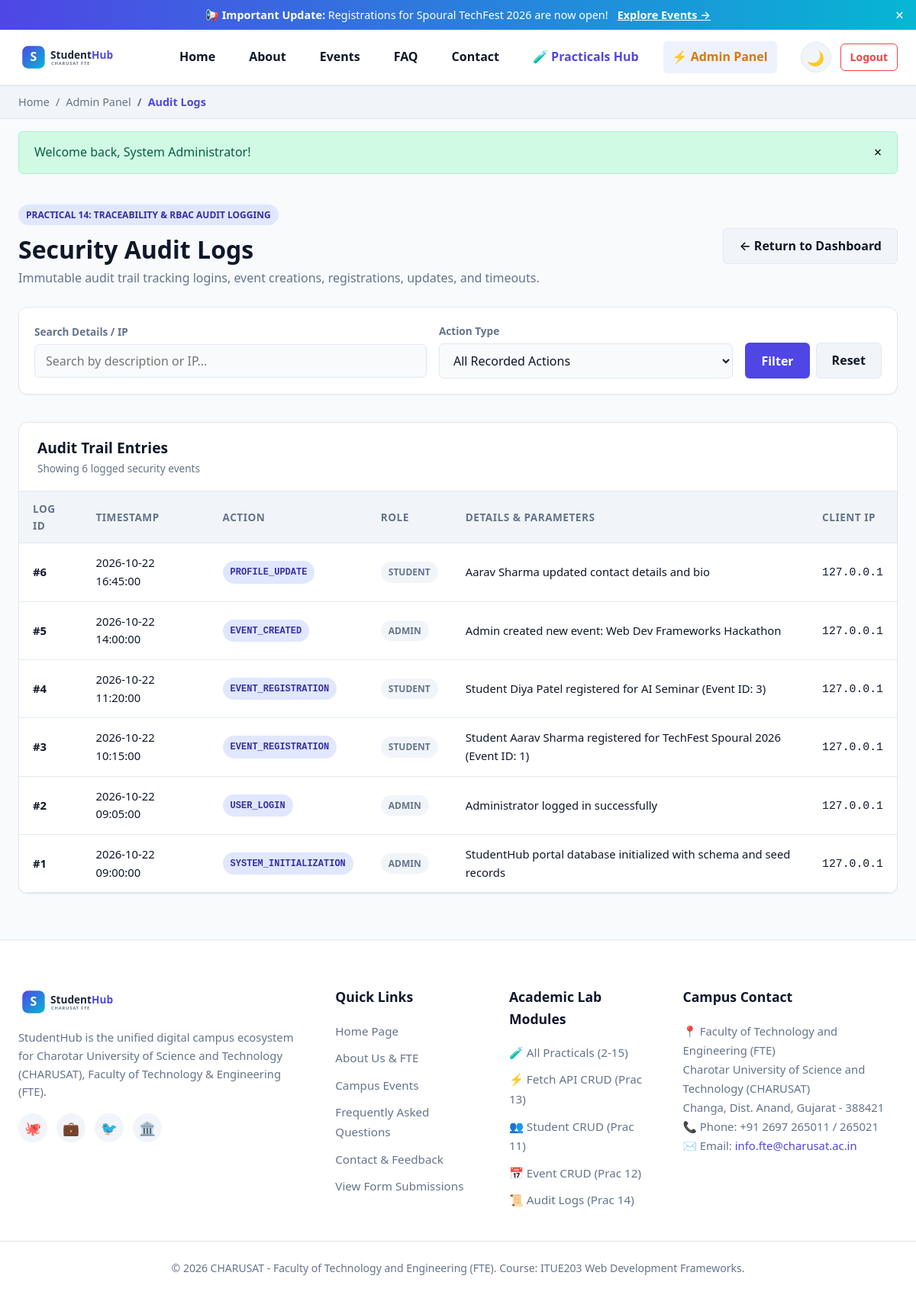
Page /pages/admin_audit.php (signed in) on the committed database.
### tables this page shows
CREATE TABLE IF NOT EXISTS `audit_logs` (
    `id` INT AUTO_INCREMENT PRIMARY KEY,
    `user_id` INT DEFAULT NULL,
    `user_role` VARCHAR(20) DEFAULT 'guest',
    `action` VARCHAR(100) NOT NULL,
    `details` TEXT NOT NULL,
    `ip_address` VARCHAR(45) NOT NULL,
    `created_at` TIMESTAMP DEFAULT CURRENT_TIMESTAMP,
    INDEX `idx_audit_user` (`user_id`),
    INDEX `idx_audit_created` (`created_at`)
);

### config/db.php (called while the page is built, shortened)
<?php
function get_db_connection(): PDO {
    static $pdo = null;
    if ($pdo === null) {
        $dsn = "mysql:host=" . DB_HOST . ";port=" . DB_PORT . ";dbname=" . DB_NAME . ";charset=utf8mb4";
        $options = [
            PDO::ATTR_ERRMODE            => PDO::ERRMODE_EXCEPTION,
            PDO::ATTR_DEFAULT_FETCH_MODE => PDO::FETCH_ASSOC,
            PDO::ATTR_EMULATE_PREPARES   => false,
        ];
        try {
            $pdo = new PDO($dsn, DB_USER, DB_PASS, $options);
        } catch (PDOException $e) {
            error_log("Database Connection Failed: " . $e->getMessage());
            die("<div style='font-family:sans-serif;padding:20px;margin:20px;background:#fee2e2;border:1px solid #ef4444;border-radius:8px;'>
                <h3 style='color:#b91c1c;margin:0 0 10px 0;'>Database Connection Error</h3>
                <p>Could not connect to MySQL database <code>" . htmlspecialchars(DB_NAME) . "</code>.</p>
                <p><strong>Technical details:</strong> " . htmlspecialchars($e->getMessage()) . "</p>
                <p>Please make sure MySQL is running in XAMPP or run <code>setup_database.php</code>.</p>
            </div>");
        }
    }
    return $pdo;
}
function db_query(string $sql, array $params = []): PDOStatement {
    $stmt = get_db_connection()->prepare($sql);
    $stmt->execute($params);
    return $stmt;
}
function db_fetch_all(string $sql, array $params = []): array {
    return db_query($sql, $params)->fetchAll();
}

### pages/admin_audit.php (the view, shortened to what this page needs)
<?php
require_once __DIR__ . '/../config/db.php';
$search = trim($_GET['search'] ?? '');
$where = "WHERE 1=1";
$params = [];
$logs = db_fetch_all("SELECT * FROM audit_logs $where ORDER BY created_at DESC LIMIT 100", $params);
require_once __DIR__ . '/includes/header.php';
?>
<div class="container" style="padding-top:20px; margin-bottom:60px;">
  <div style="display:flex; justify-content:space-between; align-items:center; margin-bottom:24px; flex-wrap:wrap; gap:12px;">
    <div>
      <span class="badge badge-primary">Practical 14: Traceability & RBAC Audit Logging</span>
      <h1 style="font-size:2rem; font-weight:800; margin-top:6px;">Security Audit Logs</h1>
      <p style="color:var(--text-muted);">Immutable audit trail tracking logins, event creations, registrations, updates, and timeouts.</p>
    </div>
    <div>
      <a href="admin_dashboard.php" class="btn btn-secondary">&larr; Return to Dashboard</a>
    </div>
  </div>
  <form method="GET" action="admin_audit.php" class="filter-bar" style="grid-template-columns: 2fr 1.5fr auto;">
    <div class="filter-group">
      <label for="search">Search Details / IP</label>
      <input type="text" id="search" name="search" class="filter-input" placeholder="Search by description or IP..." value="<?= htmlspecialchars($search) ?>">
    </div>
    <div class="filter-group">
      <label for="action">Action Type</label>
      <select id="action" name="action" class="filter-select">
        <option value="all">All Recorded Actions</option>
      </select>
    </div>
    <div style="display:flex; gap:8px; align-self:flex-end;">
      <button type="submit" class="btn btn-primary">Filter</button>
      <a href="admin_audit.php" class="btn btn-secondary">Reset</a>
    </div>
  </form>
  <div class="table-card">
    <div class="table-header">
      <div>
        <h3 style="font-size:1.2rem; font-weight:700;">Audit Trail Entries</h3>
        <p style="font-size:0.85rem; color:var(--text-muted);">Showing <?= count($logs) ?> logged security events</p>
      </div>
    </div>
    <div class="table-responsive">
      <table class="data-table" aria-label="Audit Logs Table">
        <thead>
          <tr>
            <th>Log ID</th>
            <th>Timestamp</th>
            <th>Action</th>
            <th>Role</th>
            <th>Details & Parameters</th>
            <th>Client IP</th>
          </tr>
        </thead>
        <tbody>
          <?php if (empty($logs)): ?>
            <tr><td colspan="6" style="text-align:center; padding:30px; color:var(--text-muted);">No logs match filter.</td></tr>
          <?php else: ?>
            <?php foreach ($logs as $l): ?>
              <tr>
                <td><strong>#<?= $l['id'] ?></strong></td>
                <td><?= date('Y-m-d H:i:s', strtotime($l['created_at'])) ?></td>
                <td><span class="badge badge-primary"><code><?= htmlspecialchars($l['action']) ?></code></span></td>
                <td><span class="badge badge-neutral"><?= htmlspecialchars($l['user_role'] ?? 'guest') ?></span></td>
                <td><?= htmlspecialchars($l['details']) ?></td>
                <td><code><?= htmlspecialchars($l['ip_address']) ?></code></td>
              </tr>
            <?php endforeach; ?>
          <?php endif; ?>
        </tbody>
      </table>
    </div>
  </div>
</div>
<?php require_once __DIR__ . '/includes/footer.php'; ?>

### assets/css/style.css (style rules this page uses)
:root { --font-family: 'Segoe UI', system-ui, -apple-system, BlinkMacSystemFont, Roboto, sans-serif; --primary: #4f46e5; --primary-hover: #4338ca; --primary-light: #eef2ff; --primary-dark: #3730a3; --secondary: #06b6d4; --accent: #f59e0b; --success: #10b981; --danger: #ef4444; --warning: #f97316; --info: #3b82f6; --bg-main: #f8fafc; --bg-card: #ffffff; --bg-alt: #f1f5f9; --text-main: #0f172a; --text-muted: #64748b; --border: #e2e8f0; --shadow-sm: 0 1px 2px 0 rgba(0, 0, 0, 0.05); --shadow: 0 4px 6px -1px rgba(0, 0, 0, 0.1), 0 2px 4px -2px rgba(0, 0, 0, 0.1); --shadow-lg: 0 10px 15px -3px rgba(0, 0, 0, 0.1), 0 4px 6px -4px rgba(0, 0, 0, 0.1); --radius-sm: 6px; --radius: 12px; --radius-lg: 18px; --container-max: 1200px; --transition: all 0.25s cubic-bezier(0.4, 0, 0.2, 1); }
* { box-sizing: border-box; margin: 0; padding: 0; }
body { font-family: var(--font-family); background-color: var(--bg-main); color: var(--text-main); line-height: 1.6; min-height: 100vh; display: flex; flex-direction: column; transition: background-color 0.3s ease, color 0.3s ease; }
a { color: var(--primary); text-decoration: none; transition: var(--transition); }
button, input, select, textarea { font-family: inherit; font-size: 1rem; }
.container { width: 100%; max-width: var(--container-max); margin-left: auto; margin-right: auto; padding-left: 24px; padding-right: 24px; }
.btn { display: inline-flex; align-items: center; justify-content: center; gap: 8px; padding: 10px 20px; border-radius: var(--radius-sm); font-weight: 600; cursor: pointer; border: 1px solid transparent; transition: var(--transition); text-decoration: none; }
.btn-primary { background: var(--primary); color: #ffffff; }
.btn-secondary { background: var(--bg-alt); color: var(--text-main); border-color: var(--border); }
.filter-bar { background: var(--bg-card); border: 1px solid var(--border); border-radius: var(--radius); padding: 20px; margin-bottom: 36px; display: grid; grid-template-columns: 2fr 1fr 1fr auto; gap: 16px; align-items: center; box-shadow: var(--shadow-sm); }
.filter-group { display: flex; flex-direction: column; gap: 6px; }
.filter-group label { font-size: 0.85rem; font-weight: 600; color: var(--text-muted); }
.filter-input, .filter-select { padding: 10px 14px; border: 1px solid var(--border); border-radius: var(--radius-sm); background: var(--bg-main); color: var(--text-main); }
.table-card { background: var(--bg-card); border: 1px solid var(--border); border-radius: var(--radius); overflow: hidden; box-shadow: var(--shadow-sm); margin-bottom: 30px; }
.table-header { padding: 18px 24px; border-bottom: 1px solid var(--border); display: flex; justify-content: space-between; align-items: center; flex-wrap: wrap; gap: 12px; }
.table-responsive { width: 100%; overflow-x: auto; }
.data-table { width: 100%; border-collapse: collapse; text-align: left; }
.data-table th { background: var(--bg-alt); padding: 12px 18px; font-size: 0.85rem; font-weight: 700; color: var(--text-muted); text-transform: uppercase; letter-spacing: 0.5px; border-bottom: 1px solid var(--border); }
.data-table td { padding: 14px 18px; border-bottom: 1px solid var(--border); font-size: 0.925rem; }
.badge { display: inline-block; padding: 4px 10px; border-radius: 20px; font-size: 0.75rem; font-weight: 700; text-transform: uppercase; }
.badge-primary { background: #e0e7ff; color: #3730a3; }
.badge-neutral { background: var(--bg-alt); color: var(--text-muted); }

### rows in the picture
audit_logs: id "6", created_at "2026-10-22 16:45:00", action "PROFILE_UPDATE", user_role "STUDENT", details "Aarav Sharma updated contact details and bio", ip_address "127.0.0.1"
audit_logs: id "5", created_at "2026-10-22 14:00:00", action "EVENT_CREATED", user_role "ADMIN", details "Admin created new event: Web Dev Frameworks Hackathon", ip_address "127.0.0.1"
audit_logs: id "4", created_at "2026-10-22 11:20:00", action "EVENT_REGISTRATION", user_role "STUDENT", details "Student Diya Patel registered for AI Seminar (Event ID: 3)", ip_address "127.0.0.1"
audit_logs: id "3", created_at "2026-10-22 10:15:00", action "EVENT_REGISTRATION", user_role "STUDENT", details "Student Aarav Sharma registered for TechFest Spoural 2026 (Event ID: 1)", ip_address "127.0.0.1"
audit_logs: id "2", created_at "2026-10-22 09:05:00", action "USER_LOGIN", user_role "ADMIN", details "Administrator logged in successfully", ip_address "127.0.0.1"
audit_logs: id "1", created_at "2026-10-22 09:00:00", action "SYSTEM_INITIALIZATION", user_role "ADMIN", details "StudentHub portal database initialized with schema and seed records", ip_address "127.0.0.1"

### other values in the picture
$name "Admin Panel"
$name "Audit Logs"
$flash['message'] "Welcome back, System Administrator!"
count($logs) "6"
